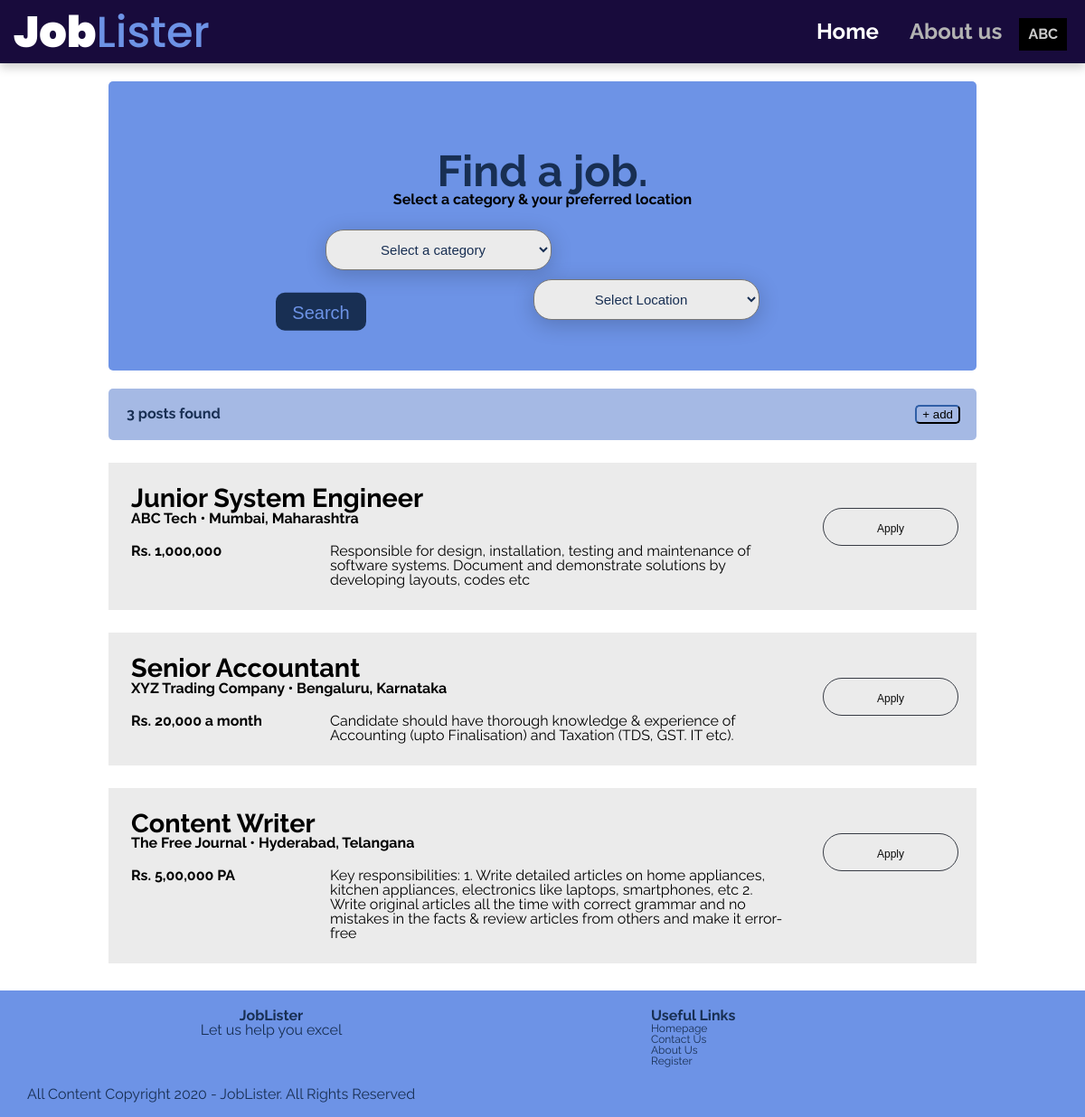
The page / (signed in) on the database its author committed.
### tables this page shows
CREATE TABLE `jobs` (
  `u_id` int(11) NOT NULL,
  `job_id` int(11) NOT NULL,
  `category` varchar(255) NOT NULL,
  `company` varchar(225) NOT NULL,
  `job_title` varchar(225) NOT NULL,
  `description` varchar(555) NOT NULL,
  `salary` varchar(225) NOT NULL,
  `location` varchar(225) NOT NULL,
  `user_contact` varchar(225) NOT NULL,
  `user_email` varchar(225) NOT NULL
);

### index.php (the view, shortened to what this page needs)
<?php
    require 'conn.php';
?>
<!DOCTYPE html>
<html lang="en">
<head>
    <link rel="stylesheet" href="Styles/Style.css">
</head>
<body>
    <header>
        <a href="index.php">
            <h1>Job<b>Lister</b></h1>
        </a>
        <nav>
            <ul id ="navigation">
                <li><a class="active" href="index.php">Home</a></li>
                <li><a href="aboutus.php">About us</a></li>
                <?php
                    if(!isset($_SESSION['user'])) {
                        echo '<li id="login"><a href="signIn.php"><img src="Icons/user-solid.svg"></a>';
                    } else {
                        echo '<li id="logout"><a href="console.php">', $_SESSION['user'] ,'</a><ul></li><li><a href="console.php">My console</a></li><li id="logout"><a href="logOut.php">Log out</a></li></ul></li>';
                    }
                ?>
        </nav>
    </header>
    <main>
        <div class="searchbox">
            <h1>Find a job.</h1>
            <h3>Select a category & your preferred location</h3>
            <form action="index.php" method="POST">
                <div class="categories">
                    <select name="category" id="category" required>
                        <option disabled selected>Select a category<option>
                    </select>
                </div>
                <div class="location">
                    <select name="location" id="location" required>
                        <option disabled selected>Select Location<option>
                    </select>
                </div><br>
                <input type="submit" value="Search"></button>
            </form>
        </div>
        <div class="bar">
            <h3 id="count"> posts found</h3>
            <input type="button" value="+ add" onClick="location.href='addPost.php'"></input>
        </div>
        <div class="jobs" id="jobs">
            <?php
                if(!isset($_POST['category']) && !isset($_POST['location'])) {
                    $stm1 = 'SELECT * FROM jobs;';
                    $result = mysqli_query($conn, $stm1) or die( mysqli_error($conn));
                }
                while($row = mysqli_fetch_array($result, MYSQLI_BOTH)) {
                ?>
                <div class="jobs-container" name="job-post">
                    <div class="title">
                        <h2><?php echo $row['job_title']; ?></h2>
                        <h4><?php echo $row['company']; ?> • <?php echo $row['location']; ?></h4>
                    </div>
                    <div id="left" class="grid-left">
                        <h4><?php echo $row['salary']; ?></h4>
                    </div>
                    <div class="grid-right">
                        <p><?php echo $row['description']; ?></tr>
                    </div>
                    <div class="grid-button">
                        <form action="apply.php" method="POST">
                            <input type="submit" name="apply" value="Apply">
                        </form>
                    </div>
                </div>
                <?php
                }
                ?>
            </div>
    </main>
    <footer class="page-footer">
        <div class="left">
            <h5>JobLister</h5>
            <p>Let us help you excel</p>
        </div>
        <div class="right">
            <h5>Useful Links</h5>
            <ul>
                <li><a href="index.php">Homepage</a></li>
                <li><a href="contact.php">Contact Us</a></li>
                <li><a href="about.php">About Us</a></li>
                <li><a href="register.php">Register</a></li>
            </ul>
        </div>
        <div class="footer-copyright">
            <small class="copy">All Content Copyright 2020 - JobLister. All Rights Reserved</small>
        </div>
    </footer>
</body>
</html>

### rows shown on the page
jobs: job_title "Junior System Engineer", company "ABC Tech", location "Mumbai, Maharashtra", salary "Rs. 1,000,000", description "Responsible for design, installation, testing and maintenance of software systems. Document and demonstrate solutions by developing layouts, codes etc"
jobs: job_title "Senior Accountant", company "XYZ Trading Company", location "Bengaluru, Karnataka", salary "Rs. 20,000 a month", description "Candidate should have thorough knowledge & experience of Accounting (upto Finalisation) and Taxation (TDS, GST. IT etc)."
jobs: job_title "Content Writer", company "The Free Journal", location "Hyderabad, Telangana", salary "Rs. 5,00,000 PA", description "Key responsibilities: 1. Write detailed articles on home appliances, kitchen appliances, electronics like laptops, smartphones, etc 2. Write original articles all the time with correct grammar and no mistakes in the facts & review articles from others and make it error-free"

### other values the page prints
$_SESSION['user'] "ABC"
